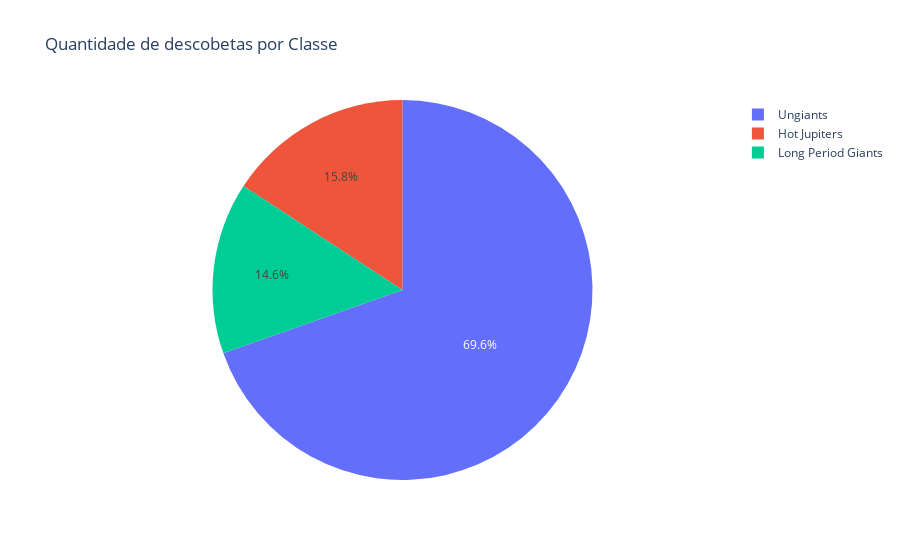

Here is the notebook cell this chart was saved with:
### Code cell
exop_clustering_df = exop_df.groupby("cluster")['pl_name'].agg("count").reset_index()
exop_clustering_df.rename({'pl_name': 'tally'}, axis=1, inplace=True)
fig = px.pie(exop_clustering_df, values='tally', names='cluster', title='Quantidade de descobetas por Classe')
fig.show()

### Figure 1 — Plotly figure (JSON) as saved in the notebook; plotly's stock layout.template omitted (floating-point values rounded to 4 significant figures)
{"data": [{"domain": {"x": [0, 1], "y": [0, 1]}, "hovertemplate": "cluster=%{label}<br>tally=%{value}<extra></extra>", "labels": ["Hot Jupiters", "Long Period Giants", "Ungiants"], "legendgroup": "", "name": "", "showlegend": true, "type": "pie", "values": [841, 779, 3707]}], "layout": {"legend": {"tracegroupgap": 0}, "title": {"text": "Quantidade de descobetas por Classe"}}}
